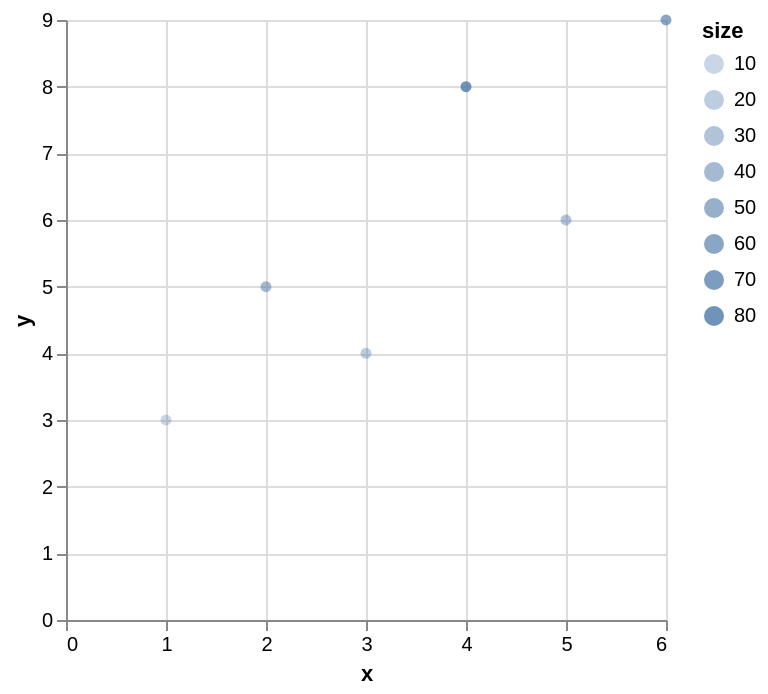

Write the Vega-Lite specification saved for this chart.
### Vega-Lite specification from a JSON file in a GitHub repository (floating-point values rounded to 4 significant figures)
{"$schema": "https://vega.github.io/schema/vega-lite/v6.json", "data": {"values": [{"group": "u", "size": 10, "x": 1, "y": 3}, {"group": "v", "size": 40, "x": 2, "y": 5}, {"group": "u", "size": 20, "x": 3, "y": 4}, {"group": "v", "size": 80, "x": 4, "y": 8}, {"group": "u", "size": 30, "x": 5, "y": 6}, {"group": "v", "size": 60, "x": 6, "y": 9}]}, "description": "Point opacity from a quantitative field.", "encoding": {"opacity": {"field": "size", "type": "quantitative"}, "x": {"field": "x", "type": "quantitative"}, "y": {"field": "y", "type": "quantitative"}}, "mark": "circle", "usermeta": {"easel": {"standin_ratio": 0.0225, "threshold": 0.05}}}
